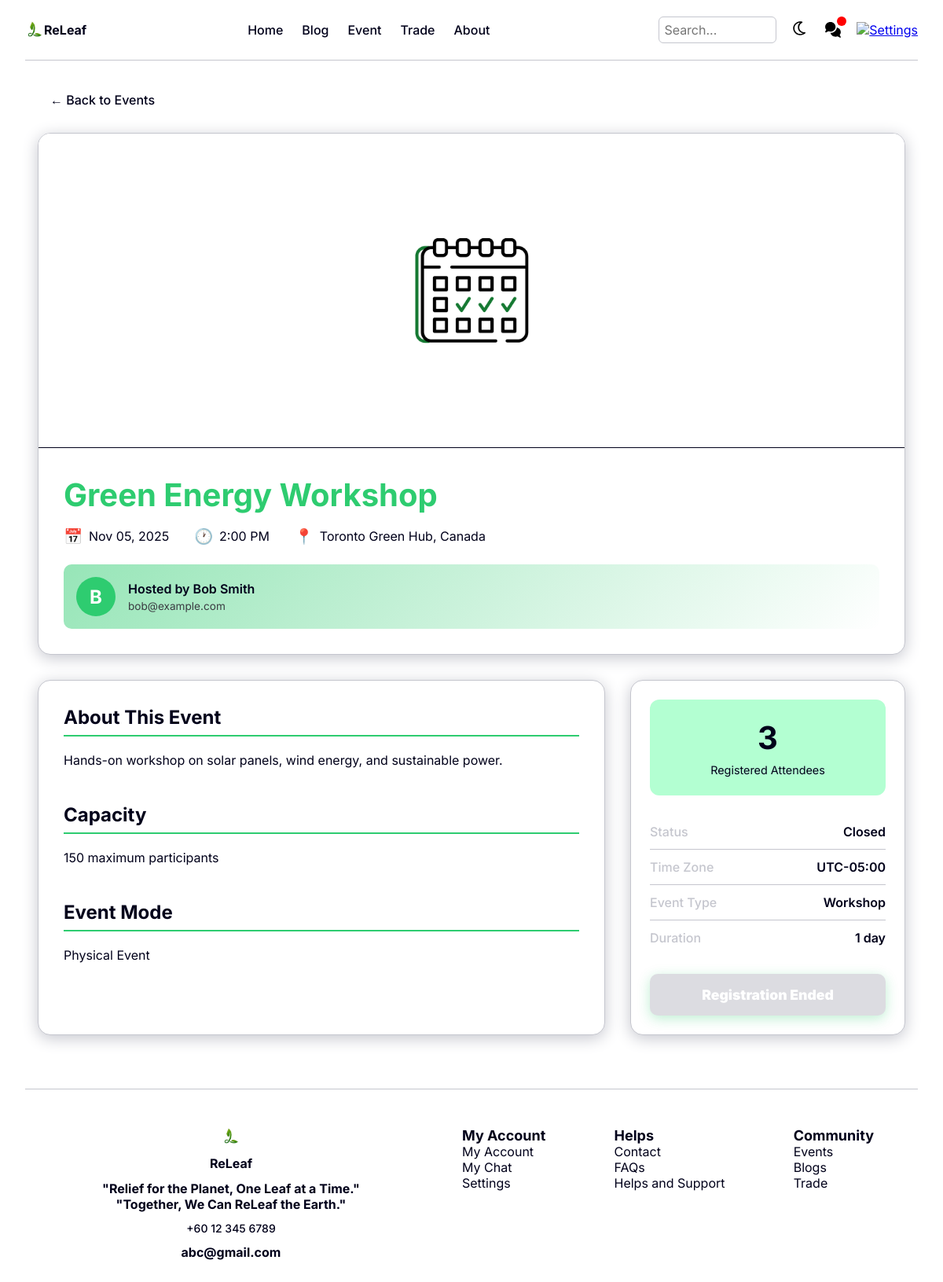
Page /pages/CommonPages/joinEvent.php?id=2 (signed in) on the committed database.
### tables this page shows
CREATE TABLE `tblevents` (
  `eventID` int(11) NOT NULL,
  `userID` int(11) NOT NULL,
  `title` varchar(255) NOT NULL,
  `duration` int(11) NOT NULL,
  `day` int(11) NOT NULL,
  `startDate` date NOT NULL,
  `endDate` date NOT NULL,
  `time` time NOT NULL,
  `timeZone` varchar(50) NOT NULL,
  `location` varchar(255) NOT NULL,
  `country` varchar(100) NOT NULL,
  `description` text NOT NULL,
  `mode` enum('online','physical','hybrid') NOT NULL,
  `type` enum('talk','workshop','seminar','clean-up','campaign','competition','tree-planting','other') DEFAULT NULL,
  `status` enum('open','closed','cancelled') DEFAULT 'open',
  `maxPax` int(11) NOT NULL,
  `datePosted` datetime NOT NULL,
  `bannerFilePath` varchar(500) DEFAULT NULL
);

CREATE TABLE `tblusers` (
  `userID` int(11) NOT NULL,
  `fullName` varchar(100) NOT NULL,
  `username` varchar(50) NOT NULL,
  `gender` enum('male','female','other','null') DEFAULT NULL,
  `email` varchar(100) NOT NULL,
  `password` varchar(60) NOT NULL,
  `bio` varchar(500) NOT NULL,
  `country` varchar(100) NOT NULL,
  `userType` enum('member','admin') NOT NULL,
  `point` int(50) UNSIGNED DEFAULT NULL,
  `tradesCompleted` int(11) DEFAULT 0,
  `lastLogin` datetime DEFAULT current_timestamp(),
  `createdAt` datetime DEFAULT current_timestamp()
);

### php/sessionCheck.php (called while the page is built, shortened)
<?php
include("dbConn.php");
$userType = $_SESSION['userType'] ?? 'member';
$isAdmin = ($userType === 'admin');
$userID = $_SESSION['userID'];
if (!$isAdmin) {
    $unread_query = "SELECT COUNT(*) as unread_count
                    FROM tblmessages
                    WHERE receiverID = '$userID' AND isRead = FALSE";
    $unread_result = mysqli_query($connection, $unread_query);
    if ($unread_result) {
        $unread_data = mysqli_fetch_assoc($unread_result);
        $unread_count = $unread_data['unread_count'];
    }
}
?>

### pages/CommonPages/joinEvent.php (the view, shortened to what this page needs)
<?php
    include("../../php/dbConn.php");
    include("../../php/sessionCheck.php");
    $eventID = isset($_GET['id']) ? intval($_GET['id']) : 0;
    $isRegistered = false;
    $attendeeCount = 0;
    $eventQuery = "SELECT e.*, u.fullName AS hostName, u.email AS hostEmail
                FROM tblevents e
                JOIN tblusers u ON e.userID = u.userID
                WHERE e.eventID = $eventID";
    $result = mysqli_query($connection, $eventQuery);
    $event = mysqli_fetch_assoc($result);
    if (!$isAdmin) {
        $checkQuery = "SELECT * FROM tblregistration
                    WHERE eventID = $eventID AND userID = $userID AND status = 'active'";
        $checkResult = mysqli_query($connection, $checkQuery);
        $isRegistered = ($checkResult && mysqli_num_rows($checkResult) > 0);
    }
    $isClosed = ($event['status'] == 'closed');
    $isHost = ($event['userID'] == $userID);
    $countQuery = "SELECT COUNT(*) as total FROM tblregistration
                WHERE eventID = $eventID AND status = 'active'";
    $countResult = mysqli_query($connection, $countQuery);
    if ($countResult) {
        $countData = mysqli_fetch_assoc($countResult);
        $attendeeCount = $countData['total'] ?? 0;
    }
    $isFull = ($event['maxPax'] <= $attendeeCount);
    $startDate = date('M d, Y', strtotime($event['startDate']));
    $endDate = date('M d, Y', strtotime($event['endDate']));
    $time = date('g:i A', strtotime($event['time']));
    $daysText = $event['day'] . ' day' . ($event['day'] > 1 ? 's' : '');
    $hostInitial = strtoupper(substr($event['hostName'], 0, 1));
?>
<!DOCTYPE html>
<html lang="en">
<head>
    <link rel="stylesheet" href="../../style/style.css">
</head>
<body>
    <header>
        <section class="c-logo-section">
            <a href="../../pages/<?php echo $isAdmin ? 'adminPages/adminIndex.php' : 'MemberPages/memberIndex.php'; ?>" class="c-logo-link">
                <img src="../../assets/images/Logo.png" alt="Logo" class="c-logo">
                <div class="c-text">ReLeaf</div>
            </a>
        </section>
        <nav class="c-navbar-desktop">
            <?php if ($isAdmin): ?>
                <a href="../../pages/adminPages/adminIndex.php">Dashboard</a>
                <a href="../../pages/CommonPages/mainBlog.php">Blog</a>
                <a href="../../pages/CommonPages/mainEvent.php">Event</a>
                <a href="../../pages/CommonPages/mainTrade.php">Trade</a>
                <a href="../../pages/CommonPages/mainFAQ.php">FAQs</a>
                <a href="../../pages/adminPages/aHelpTicket.php">Help</a>
            <?php else: ?>
                <a href="../../pages/MemberPages/memberIndex.php">Home</a>
                <a href="../../pages/CommonPages/mainBlog.php">Blog</a>
                <a href="../../pages/CommonPages/mainEvent.php">Event</a>
                <a href="../../pages/CommonPages/mainTrade.php">Trade</a>
                <a href="../../pages/CommonPages/aboutUs.php">About</a>
            <?php endif; ?>
        </nav>
        <section class="c-navbar-more">
            <input type="text" placeholder="Search..." id="searchBar" class="search-bar">
            <button id="themeToggle2">
                <img src="../../assets/images/light-mode-icon.svg" alt="Light Mode Icon">
            </button>
            <?php if ($isAdmin): ?>
                <a href="../../pages/adminPages/aProfile.php">
                    <img src="../../assets/images/profile-light.svg" alt="Profile" id="profileImg">
                </a>
            <?php else: ?>
                <a href="../../pages/MemberPages/mChat.php" class="c-chatbox" id="chatboxDesktop">
                    <img src="../../assets/images/chat-light.svg" alt="Chatbox" id="chatImg">
                    <?php if ($unread_count > 0): ?>
                        <span class="c-notification-badge" id="chatBadgeDesktop"></span>
                    <?php endif; ?>
                </a>
                <a href="../../pages/MemberPages/mSetting.php">
                    <img src="../../assets/images/setting-light.svg" alt="Settings" id="settingImg">
                </a>
            <?php endif; ?>
        </section>
    </header>
    <hr>
    <main class="content" id="content">
        <section class="event-detail-container">
            <a href="mainEvent.php" class="back-button">← Back to Events</a>
            <div class="event-header">
                <?php
                if (!empty($event['bannerFilePath'])): ?>
                    <img src="<?php echo htmlspecialchars($event['bannerFilePath']); ?>"
                        alt="<?php echo htmlspecialchars($event['title']); ?>"
                        class="event-banner"
                        onerror="this.src='../../assets/images/banner-placeholder.png'; this.classList.add('event-banner-placeholder')">
                <?php else: ?>
                    <img src="../../assets/images/banner-placeholder.png"
                        alt="<?php echo htmlspecialchars($event['title']); ?>"
                        class="event-banner event-banner-placeholder">
                <?php endif; ?>
                <div class="event-header-content">
                    <h1 class="event-title"><?php echo htmlspecialchars($event['title']); ?></h1>
                    <div class="event-meta">
                        <div class="event-meta-item">
                            <span class="event-meta-icon">📅</span>
                            <span>
                                <?php
                                if ($startDate != $endDate){
                                    echo $startDate . " - " . $endDate;
                                } else {
                                    echo $startDate;
                                }
                                ?>
                            </span>
                        </div>
                        <div class="event-meta-item">
                            <span class="event-meta-icon">🕐</span>
                            <span><?php echo $time; ?></span>
                        </div>
                        <div class="event-meta-item">
                            <span class="event-meta-icon">📍</span>
                            <span><?php echo htmlspecialchars($event['location'] . ", " . $event['country']); ?></span>
                        </div>
                    </div>
                    <div class="event-host">
                        <div class="event-host-avatar"><?php echo $hostInitial; ?></div>
                        <div class="event-host-info">
                            <h4>Hosted by
                            <span><a href="../../pages/CommonPages/viewProfile.php?userID=<?php echo $event['userID']; ?>">
                                <?php echo htmlspecialchars($event['hostName']); ?>
                            </a></span>
                        </h4>
                            <p><?php echo htmlspecialchars($event['hostEmail']); ?></p>
                        </div>
                    </div>
                </div>
            </div>
            <div class="event-content">
                <div class="event-main">
                    <div class="event-section">
                        <h3>About This Event</h3>
                        <p class="event-description">
                            <?php echo nl2br(htmlspecialchars($event['description'])); ?>
                        </p>
                        <br><br>
                        <h3>Capacity</h3>
                        <p class="event-description">
                            <?php echo $event['maxPax']; ?> maximum participants
                        </p>
                        <br><br>
                        <h3>Event Mode</h3>
                        <p class="event-description">
                            <?php echo ucfirst($event['mode']); ?> Event
                        </p>
                    </div>
                </div>
                <aside class="event-sidebar">
                    <div class="event-card-sticky">
                        <div class="event-attendees">
                            <div class="event-attendees-count"><?php echo $attendeeCount; ?></div>
                            <div class="event-attendees-label">Registered Attendees</div>
                        </div>
                        <ul class="event-info-list">
                            <li class="event-info-item">
                                <span class="event-info-label">Status</span>
                                <span class="event-info-value">
                                    <?php echo ucfirst($event['status']); ?>
                                </span>
                            </li>
                            <li class="event-info-item">
                                <span class="event-info-label">Time Zone</span>
                                <span class="event-info-value"><?php echo $event['timeZone']; ?></span>
                            </li>
                            <li class="event-info-item">
                                <span class="event-info-label">Event Type</span>
                                <span class="event-info-value"><?php echo ucwords(str_replace('-', ' ', $event['type'])); ?></span>
                            </li>
                            <li class="event-info-item">
                                <span class="event-info-label">Duration</span>
                                <span class="event-info-value"><?php echo $daysText; ?></span>
                            </li>
                        </ul>
                        <?php if ($isAdmin): ?>
                            <div class="warning-notice">
                                <img src="../../assets/images/warning-icon.svg" alt=""> Admins cannot register for events
                            </div>
                            <button class="register-button" disabled>Admin Account</button>
                        <?php elseif ($isClosed): ?>
                            <button class="register-button" disabled>Registration Ended</button>
                        <?php elseif ($isFull): ?>
                            <button class="register-button" disabled>Registration Full</button>
                        <?php elseif ($isRegistered): ?>
                            <button class="register-button registered" disabled>Already Registered</button>
                        <?php else: ?>
                            <button class="register-button" onclick="showConfirmation()">Register for Event</button>
                        <?php endif; ?>
                    </div>
                </aside>
            </div>
        </section>
        <br>
    </main>
    <?php if (!$isAdmin): ?>
    <hr>
    <footer>
        <section class="c-footer-info-section">
            <img src="../../assets/images/Logo.png" alt="Logo" class="c-logo">
            <div class="c-text">ReLeaf</div>
            <div class="c-text c-text-center">
                "Relief for the Planet, One Leaf at a Time."
                <br>
                "Together, We Can ReLeaf the Earth."
            </div>
            <div class="c-text c-text-label">
                +60 12 345 6789
            </div>
            <div class="c-text">
                abc@gmail.com
            </div>
        </section>
        <section class="c-footer-links-section">
            <div>
                <b>My Account</b><br>
                <a href="../../pages/MemberPages/mProfile.php">My Account</a><br>
                <a href="../../pages/MemberPages/mChat.php">My Chat</a><br>
                <a href="../../pages/MemberPages/mSetting.php">Settings</a>
            </div>
            <div>
                <b>Helps</b><br>
                <a href="../../pages/CommonPages/aboutUs.php">Contact</a><br>
                <a href="../../pages/CommonPages/mainFAQ.php">FAQs</a><br>
                <a href="../../pages/MemberPages/mContactSupport.php">Helps and Support</a>
            </div>
            <div>
                <b>Community</b><br>
                <a href="../../pages/CommonPages/mainEvent.php">Events</a><br>
                <a href="../../pages/CommonPages/mainBlog.php">Blogs</a><br>
                <a href="../../pages/CommonPages/mainTrade.php">Trade</a>
            </div>
        </section>
    </footer>
    <?php endif; ?>
</body>
</html>

### rows in the picture
tblevents: title "Green Energy Workshop", startDate "Nov 05, 2025", time "2:00 PM", location+country "Toronto Green Hub, Canada", userID.fullName "B", userID.fullName "Bob Smith", userID.email "bob@example.com", description "Hands-on workshop on solar panels, wind energy, and sustainable power.", maxPax "150", mode "Physical", status "Closed", timeZone "UTC-05:00", type "Workshop", day "1 day"

### other values in the picture
$attendeeCount "3"
